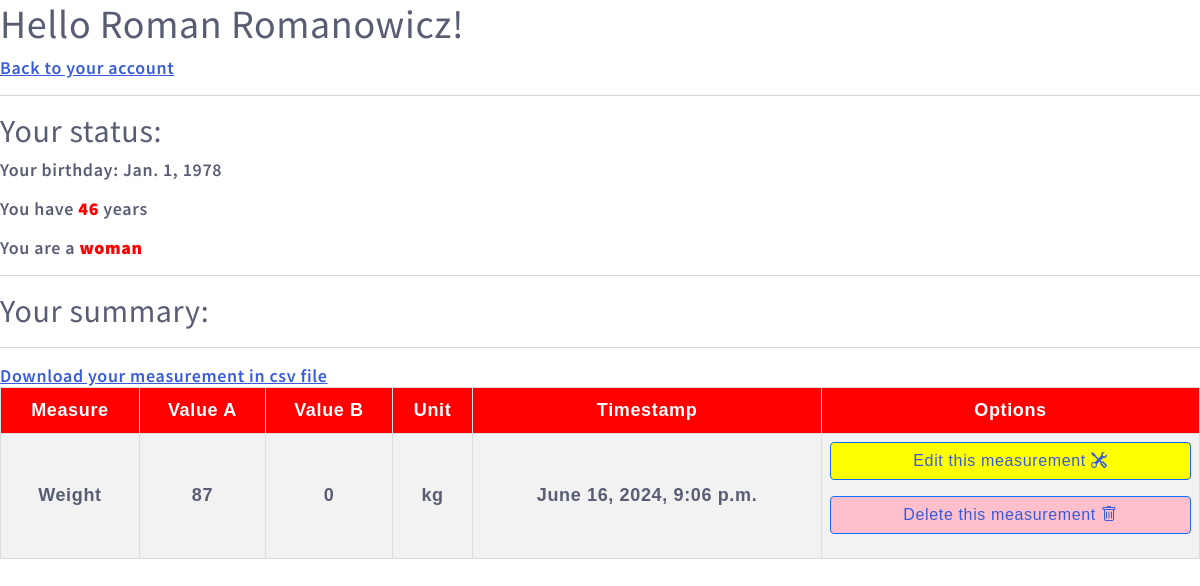
The page /patients/details/6/exams on the database its author committed.
### patients/models.py (models this page shows, shortened)
class Patient(models.Model):
    SEX = {
        "M": "Male",
        "F": "Female",
    }
    firstname = models.CharField(max_length=255)
    lastname = models.CharField(max_length=255)
    birthdate = models.DateField(null=True)
    sex = models.CharField(max_length=8, choices=SEX, null=True)
    login = models.CharField(max_length=255, null=True)
    password = models.CharField(max_length=255, null=True)
    image = models.ImageField(null=True, upload_to='images/')

class Measurement(models.Model):
    patient_id = models.ForeignKey(Patient, on_delete=models.PROTECT)
    measure_id = models.ForeignKey(Measure, on_delete=models.PROTECT)
    value_a = models.IntegerField()
    value_b = models.IntegerField(null=True, default=0)
    timestamp = models.DateTimeField(default=datetime.datetime.now(), editable=True,)

class Measure(models.Model):
    measure_name = models.CharField(max_length=128)
    unit_id = models.ForeignKey(Unit, on_delete=models.PROTECT)
    patient_id = models.ForeignKey(Patient, on_delete=models.PROTECT)

class Unit(models.Model):
    unit_name = models.CharField(max_length=10)
    patient_id = models.ForeignKey(Patient, on_delete=models.PROTECT)
    def __str__(self):
        return f"{self.unit_name}"

### patients/views.py (the view, shortened to what this page needs)
# urls.py: path('patients/details/<int:id>/exams', views.exams, name='exams'),
def exams(request, id):
    patient = models.Patient.objects.get(id=id)
    first_name = patient.firstname
    last_name = patient.lastname
    birthday = patient.birthdate
    birthyear = int(patient.birthdate.strftime("%Y"))
    today_year = datetime.datetime.today().year
    age = today_year - birthyear
    sex = patient.sex
    sex_word = 'man' if sex == 'M' else 'woman'
    measurements = models.Measurement.objects.filter(patient_id=id).order_by('-timestamp').values()
    weight = models.Measurement.objects.filter(patient_id=id, measure_id=1).order_by('-timestamp').values()
    height = models.Measurement.objects.filter(patient_id=id, measure_id=2).order_by('-timestamp').values()
    pulse_values = models.Measurement.objects.filter(patient_id=id, measure_id=4).order_by('-timestamp').values()
    pressure_values = models.Measurement.objects.filter(patient_id=id, measure_id=3).order_by('-timestamp').values()
    bmi = 0
    entry = ''
    com = ''
    if (age <= 1):
        pulse_up = 205
        pulse_down = 105
        sys_pressure_up = 100 # systolic
        sys_pressure_down = 90
        diast_pressure_up = 60 # diastolic
        diast_pressure_down = 55
    elif (age < 60):
        pulse_up = 80
        pulse_down = 60
        sys_pressure_up = 129
        sys_pressure_down = 120
        diast_pressure_up = 84
        diast_pressure_down = 80
    pulse_array = []
    pulse_parameters = []
    pulse_com = ''
    for p in pulse_values:
        if(datetime.datetime.strptime(p['timestamp'].strftime('%Y-%m-%d'), '%Y-%m-%d') > datetime.datetime.strptime((datetime.datetime.today() - datetime.timedelta(days=7)).strftime('%Y-%m-%d'), '%Y-%m-%d')):
            pulse_array.append(p['value_a'])
    systonic_array, diastonic_array = [], []
    syst_parameters, diast_parameters = [], []
    syst_com, diast_com = '', ''
    for m in measurements:
        measure = models.Measure.objects.get(id=m['measure_id_id'])
        m['unit'] = measure.unit_id
        m['measure'] = measure.measure_name
    template = loader.get_template('exams.html')
    context = {
        'm' : measurements,
        'id' : id,
        'fname' : first_name,
        'lname' : last_name,
        'birthday' : birthday,
        'age' : age,
        'sex' : sex_word,
        'bmi' : bmi,
        'com' : com,
        'entry' : entry,
        'pulse' : pulse_parameters,
        'sys' : syst_parameters,
        'diast' : diast_parameters,
        'pcom' : pulse_com,
        'scom' : syst_com,
        'dcom' : diast_com,
    }
    return HttpResponse(template.render(context, request))

### patients/templates/exams.html (shortened to what this page needs)
{% extends 'master.html' %}
{% block content %}
<h1>Hello {{fname}} {{lname}}!</h1>
<p><a href="/patients/details/{{id}}">Back to your account</a></p>
<hr>
<h2>Your status: </h2>
<p>Your birthday: {{birthday}}</p>
<p>You have <b>{{age}}</b> years</p>
<p>You are a <b>{{sex}}</b></p>
<hr>
<h2>Your summary: </h2>
<hr>
<table style="width:100%">
  <tr>
    <th>Measure</th>
    <th>Value A</th>
    <th>Value B</th>
    <th>Unit</th>
    <th>Timestamp</th>
    <th>Options</th>
  </tr>
  {% for meas in m %}
  <tr>
    <td>{{meas.measure}}</td>
    <td>{{meas.value_a}}</td>
    <td>{{meas.value_b}}</td>
    <td>{{meas.unit}}</td>
    <td>{{meas.timestamp}}</td>
    <td>
        <p><a class="btn btn-primary w-100 d-inline-block" style="background-color: yellow" href="exams/edit_measurement/{{meas.id}}" >Edit this measurement <i class="bi bi-tools"></i></i></a></p>
        <p><a class="btn btn-primary w-100 d-inline-block " style="background-color: pink" href="exams/del_measurement/{{meas.id}}" >Delete this measurement <i class="bi bi-trash"></i></i></a></p>
    </td>
  {% endfor %}
  </tr>
<a href="{% url 'down_exams' id %}" >Download your measurement in csv file</a>
{% endblock %}

### rows shown on the page
Patient: firstname "Roman", lastname "Romanowicz", birthdate "Jan. 1, 1978"
Measurement: measure "Weight", value_a "87", value_b "0", unit "kg", timestamp "June 16, 2024, 9:06 p.m."

### other values the page prints
{{ sex }} "woman"
